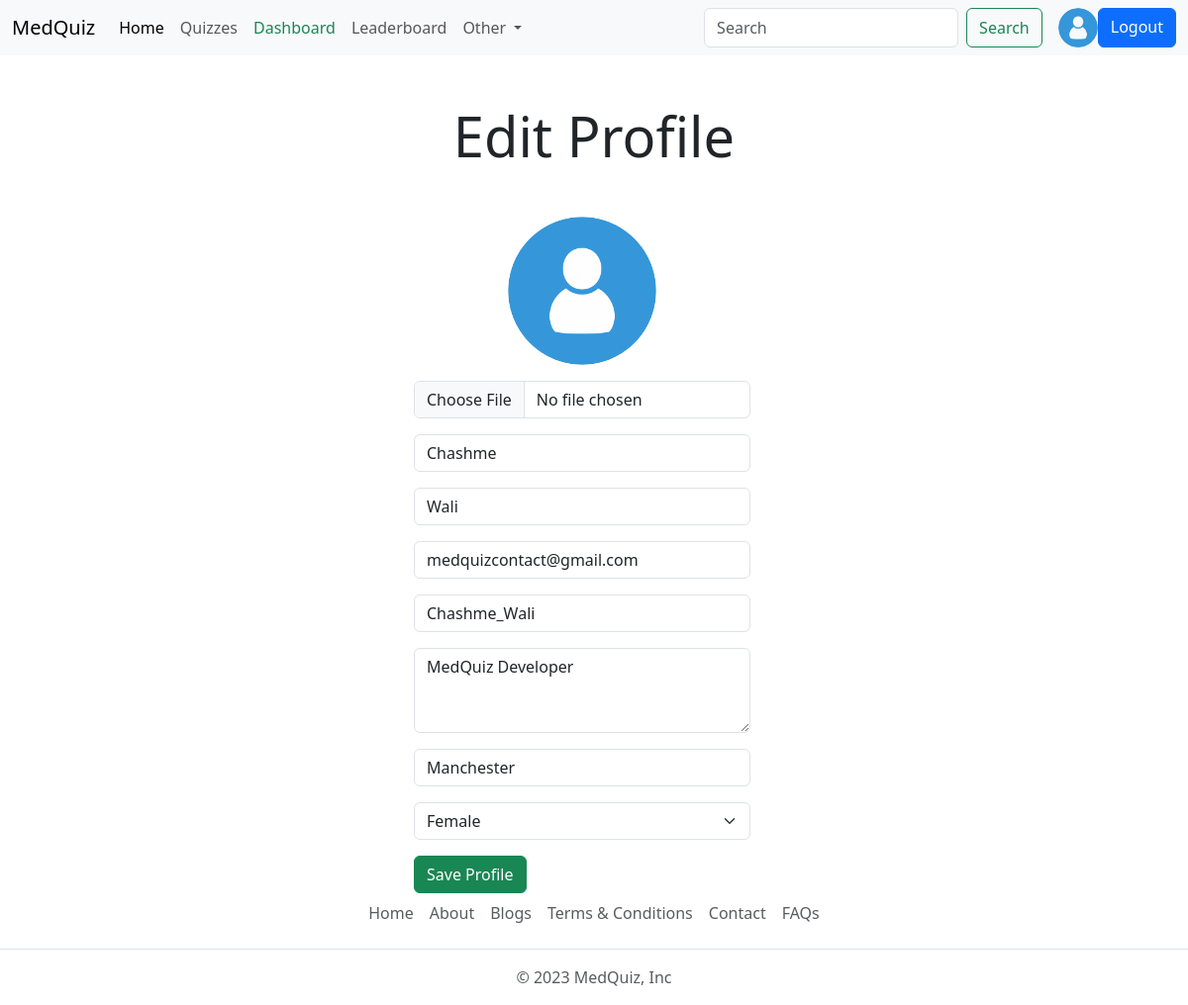
The app's page /user/settings (signed in) with its own data.
### account/models.py (models this page shows, shortened)
class Profile(models.Model):
    user =  models.OneToOneField(User, on_delete=models.CASCADE, null=True) #verbose_collumn
    bio = models.TextField(blank=True, null=True)
    profile_images = models.ImageField(upload_to='profile_images/', default='usericon.png', blank=True, null=True, verbose_name='Profile Picture')
    location = models.CharField(max_length=110, blank=True, null=True)
    GENDER = (
        ('Male', 'Male'),
        ('Female', 'Female'),
        ('Other', 'Other'),
    )
    gender = models.CharField(max_length=6,choices=GENDER, blank=True, null=True)

### account/views.py (the view, shortened to what this page needs)
# urls.py: path('settings', views.editProfile, name='edit_profile'),
@login_required(login_url='login')
def editProfile(request):
    user_object = User.objects.get(username=request.user)
    user_profile = Profile.objects.get(user=user_object)
    context = {"user_profile": user_profile}
    return render(request, 'profile-edit.html', context)
    context = {"user_profile": user_profile}
    return render(request, 'profile-edit.html', context)

### templates/profile-edit.html (shortened to what this page needs)
{% extends 'index.html' %}
{% block content %}
  <h1 class="display-4 text-center my-5">Edit Profile</h1>
  <div class="container">
    <div class="row row-cols-sm-1 row-cols-lg-3 container">
      <div class="col-12">
      </div>
      <div class="col-12">
        <form action="" method="POST" enctype="multipart/form-data">
            <div class="mb-3 d-flex justify-content-center">
                <img src="{{user_profile.profile_images.url}}" alt="profile-pic" width="150" height="150" class="rounded-circle">
            </div>
          <div class="mb-3">
            <input type="file" name="profile_images" class="form-control" id="exampleInputImage">
          </div>
          <div class="mb-3">
            <input type="text" name="firstname" value="{{user_profile.user.first_name}}" class="form-control" id="exampleInputFirstName" placeholder="First Name" required>
          </div>
          <div class="mb-3">
            <input type="text" name="lastname" value="{{user_profile.user.last_name}}" class="form-control" id="exampleInputLastName" placeholder="Last Name" required>
          </div>
          <div class="mb-3">
            <input type="email" name="email" value="{{user_profile.user.email}}" class="form-control" id="exampleInputEmail2" aria-describedby="emailHelp"
              placeholder="Email" required>
          </div>
          <div class="mb-3">
            <input type="text" name="username" value="{{user_profile.user.username}}" class="form-control" id="exampleInputUsername1" aria-describedby="emailHelp"
              placeholder="Username" required>
          </div>
          <div class="mb-3">
            <textarea class="form-control" name="bio" id="exampleFormControlTextarea1" rows="3" placeholder="Your Bio" required>{{user_profile.bio}}</textarea>
          </div>
          <div class="mb-3">
            <input type="text" name="location" value="{{user_profile.location}}" class="form-control" id="exampleInputLocation" placeholder="Location" required>
          </div>
          <div class="mb-3">
            <select class="form-select form-control" name="gender" id="exampleInputGender" aria-label="Default select example" required>
                <option {% if user_profile.gender == 'Female' %}selected{% endif %} value="Female">Female</option>
              </select>
          </div>
          <button type="submit" class="btn btn-success">Save Profile</button>
        </form>
      </div>
      <div class="col-12">
      </div>
    </div>
  </div>
{% endblock content %}

### templates/components/navbar.html (shortened to what this page needs)
    <nav class="navbar navbar-expand-lg bg-body-tertiary d-none d-lg-block">
        <div class="container-fluid">
          <a class="navbar-brand" href="{% url 'home' %}">MedQuiz</a>
          <div class="collapse navbar-collapse" id="navbarSupportedContent">
            <ul class="navbar-nav me-auto mb-2 mb-lg-0">
              <li class="nav-item">
                <a class="nav-link active" aria-current="page" href="{% url 'home' %}">Home</a>
              </li>
              <li class="nav-item">
                <a class="nav-link" href="{% url 'all_quiz' %}">Quizzes</a>
              </li>
              {% if request.user.is_superuser %}
              <li class="nav-item">
                  <a class="nav-link text-success" href="{% url 'dashboard' %}">Dashboard</a>
              </li>
              {% endif %}
              <li class="nav-item">
                <a class="nav-link" href="{% url 'leaderboard' %}">Leaderboard</a>
              </li>
              <li class="nav-item dropdown">
                <a class="nav-link dropdown-toggle" href="#" role="button" data-bs-toggle="dropdown" aria-expanded="false">
                  Other
                </a>
              </li>
            </ul>
            <form class="d-flex" role="search" action="{% url 'search_users' %}">
              <input class="form-control me-2" type="search" name="q" placeholder="Search" aria-label="Search">
              <button class="btn btn-outline-success" type="submit">Search</button>
              {% if request.user.is_authenticated %}
                <img src="{{user_profile.profile_images.url}}" class="rounded-circle" width="40" height="40" alt="profile_images">
              <a href="{% url 'logout' %}" class="btn btn-primary">Logout</a>
              {% else %}
              <a href="{% url 'login' %}" class="btn btn-primary">Login</a>
              {% endif %}
            </form>
          </div>
        </div>
      </nav>

### records on screen
Profile: profile_images (picture), firstname "Chashme", lastname "Wali", email "medquizcontact@gmail.com", username "Chashme_Wali", bio "MedQuiz Developer", location "Manchester", gender "Female"
